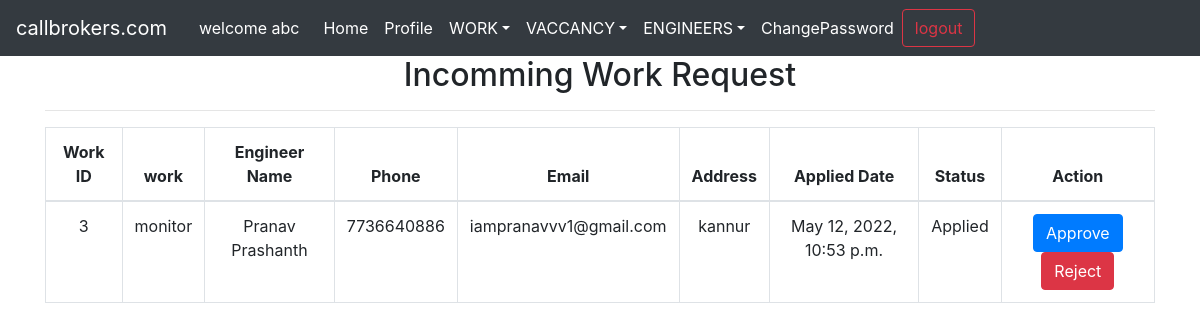
Screenshot of /company/work_request/ (signed in) with the database file from the repository.
### account/models.py (models this page shows, shortened)
class User(AbstractUser):
    user_type = models.CharField(max_length=15,default='admin')

class engineer(models.Model):
    user = models.OneToOneField(User,on_delete=models.CASCADE)
    phone = models.CharField(max_length=50)
    address = models.CharField(max_length=50)
    district = models.CharField(max_length=50, default=None, blank=True, null=True)
    id_proof = models.FileField(
        max_length = 300,
        upload_to = 'Id_proof/'
    )
    profile_pic = models.ImageField(upload_to='profile_pics',blank=True,null=True,default='profile_pics/default.jpg')

### engineer/models.py (models this page shows)
class ApplyWork(models.Model):
    engineer = models.ForeignKey(engineer, on_delete=models.CASCADE)
    work = models.ForeignKey(Work, on_delete=models.CASCADE)
    status = models.CharField(default='Applied', max_length=20)
    date = models.DateTimeField(auto_now_add=True)

### customer/models.py (models this page shows, shortened)
class Work(models.Model):
    WARRANTY_TYPE = (
        (0, 'No'),
        (1, 'Yes'),
    )
    product_item = models.CharField(max_length=50)
    brand_name = models.CharField(max_length=50)
    model_number = models.CharField(max_length=50)
    serial_number = models.CharField(max_length=100)
    date = models.DateField(auto_now_add=True)
    warranty = models.IntegerField(choices=WARRANTY_TYPE, default=0)
    description = models.TextField(max_length=500)
    user = models.ForeignKey(User, on_delete=models.CASCADE, default=None)

### company/views.py (the view)
# urls.py: path('work_request/',work_request,name='company_work_request'),
def work_request(request):
    lst = list(Work.objects.filter(user=request.user).values_list('id').distinct())
    works = ApplyWork.objects.filter(work__in=lst,status='Applied')
    if request.method == 'GET':
        context = {}
        context['works'] = works
        return render(request,'company/work_request.html',context)

### company/templates/company/work_request.html
{% extends 'company/shared/base.html' %}
{% load static %}
{% load crispy_forms_tags %}
{% block content %}
<div class="container">
    <div class="row">
        <div class="col-md-12 text-center">
            <h2>Incomming Work Request</h2>
            <hr>
            <table class="table table-bordered">
                <thead>
                    <tr>
                        <th>Work ID</th>
                        <th>work</th>
                        <th>Engineer Name</th>
                        <th>Phone</th>
                        <th>Email</th>
                        <th>Address</th>
                        <th>Applied Date</th>
                        <th>Status</th>
                        <th>Action</th>
                    </tr>
                </thead>
                <tbody>
                    {% for w in works %}
                    <tr>
                        <td>{{ w.work.id }}</td>
                        <td>{{ w.work.product_item }}</td>
                        <td>{{ w.engineer.user.first_name }} {{ w.engineer.user.last_name }}</td>
                        <td>{{ w.engineer.phone }}</td>
                        <td>{{ w.engineer.user.email }}</td>
                        <td>{{ w.engineer.address }}</td>
                        <td>
                            {{ w.date }}
                        </td>
                        <td>
                            {{ w.status }}
                        </td>
                        <td>
                            <a href="{% url 'company_approve_work' app_work_id=w.id %}" class="btn btn-primary">Approve</a>
                            <a href="{% url 'company_approve_work' app_work_id=w.id %}" class="btn btn-danger">Reject</a>
                        </td>
                    </tr>
                    {% endfor %}
                </tbody>
            </table>
        </div>
    </div>
</div>
{% endblock content %}

### company/templates/company/shared/nav.html (shortened to what this page needs)
<nav class="navbar navbar-expand-sm navbar-dark bg-dark">
    <a class="navbar-brand" href="{% url 'home' %}">callbrokers.com</a>
    <div class="collapse navbar-collapse" id="collapsibleNavId">
        {% if user.is_authenticated %}
        <span class="text-white mx-3">welcome {{user.first_name}}</span>
        {% endif %}
        <ul class="navbar-nav mr-auto mt-2 mt-lg-0">
            <li class="nav-item active">
                <a class="nav-link" href="{% url 'company_home' %}">Home <span class="sr-only">(current)</span></a>
            </li>
            <li class="nav-item active">
                <a class="nav-link" href="{% url 'company_profile' %}">Profile </a>
            </li>
            <li class="nav-item dropdown">
                <a class="nav-link dropdown-toggle active" href="#" id="dropdownId" data-toggle="dropdown" aria-haspopup="true" aria-expanded="false">WORK</a>
            </li>
            <li class="nav-item dropdown">
                <a class="nav-link dropdown-toggle active" href="#" id="dropdownId" data-toggle="dropdown" aria-haspopup="true" aria-expanded="false">VACCANCY</a>
            </li>
            <li class="nav-item dropdown">
                <a class="nav-link dropdown-toggle active" href="#" id="dropdownId" data-toggle="dropdown" aria-haspopup="true" aria-expanded="false">ENGINEERS</a>
            </li>
            <li class="nav-item active">
                <a class="nav-link" href="{% url 'company_change_password' %}">ChangePassword</a>
            </li>
            <form class="form-inline my-2 my-lg-0">
                <a class="btn btn-outline-danger my-2 my-sm-0" href="{% url 'account_logout' %}">logout</a>
            </form>
    </div>
</nav>

### rows the page displays
User: first_name "abc"
ApplyWork: work.id "3", work.product_item "monitor", engineer.user.first_name "Pranav", engineer.user.last_name "Prashanth", engineer.phone "7736640886", engineer.user.email "iampranavvv1@gmail.com", engineer.address "kannur", date "May 12, 2022, 10:53 p.m.", status "Applied"
